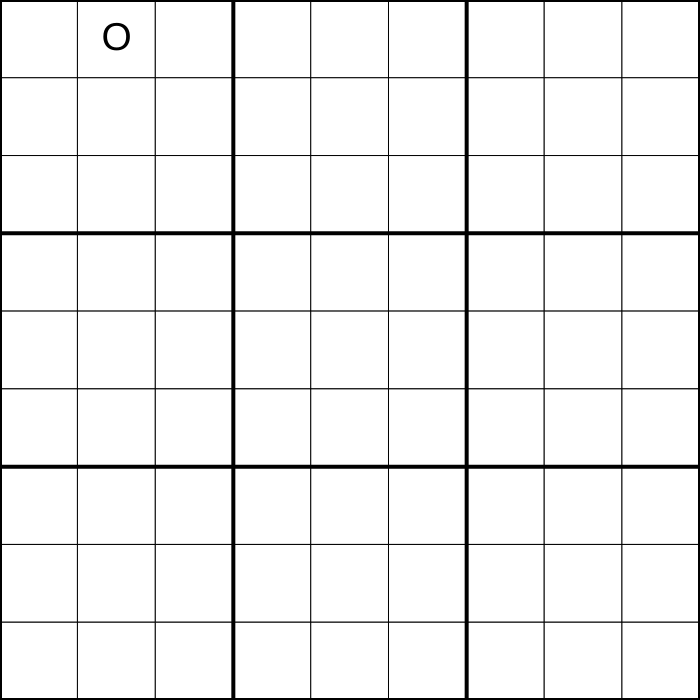
Frame 1 (no input)
Frame 60 (no input): identical to frame 1, image omitted
Frame 120 (the mouse pressed at the canvas centre since frame 60): identical to frame 1, image omitted

The p5.js sketch that drew this single still picture (run headless with seeded random() and noise() and a simulated clock; from frame 60 on, the mouse is pressed at the canvas centre):

// p5.js sketch
// ── sketch.js
// utimate tic tac toe
// Aiden Maddison
// 11/9/2021
 

let grid = [
  [0, 0, 0,  0, 0, 0,  0, 0, 0],// how the grid will show up on screen with the cage lines
  [2, 0, 0,  0, 0, 0,  0, 0, 0],
  [0, 0, 0,  0, 0, 0,  0, 0, 0],

  [0, 0, 0,  0, 0, 0,  0, 0, 0],
  [0, 0, 0,  0, 0, 0,  0, 0, 0],
  [0, 0, 0,  0, 0, 0,  0, 0, 0],

  [0, 0, 0,  0, 0, 0,  0, 0, 0],
  [0, 0, 0,  0, 0, 0,  0, 0, 0],
  [0, 0, 0,  0, 0, 0,  0, 0, 0],
];
// global varibles, how big the cells are, which players turn it is and the counter for spare tiles. 
let cellWidth, cellHeight;
let cellSize; 
let gridSize = 9;
let player1 = true;
let player2 = false;
let counter = 0;


//calculating the values for cell width, height and size
function setup() {
  createCanvas(700, 700);
  
  cellWidth = width/gridSize;
  cellHeight = height/gridSize;
  cellSize = width/gridSize;
}

function draw() {
  background(220);

  displayGrid();
  winCondition();
}

// when mouse pressed an x or a o appears where the mouse is clicked, and it also tells who's turn it is
function mousePressed(){
  if (player1){
    player1Turn(mouseX, mouseY);
  }

  else if(player2){
    player2Turn(mouseX, mouseY);
  }
}


//how the grid is displayed, 1 = x, 2 = o, and 0 means nothing is displayed
function displayGrid(){
  for (let i = 0; i<gridSize; i++){
    for(let b = 0; b<gridSize; b++){
      fill("white");
      strokeWeight(1);
      rect(i*cellWidth, b * cellHeight, cellWidth, cellHeight);


      if (grid[i][b] !== 0){
        fill("black");
        textSize(cellSize*0.5);
        textAlign(CENTER, CENTER);
        if( grid[i][b] === 1){
          text("X", i*cellSize + cellSize/2, b*cellSize + cellSize/2);
        }
        else if (grid[i][b] === 2){
          text("O", i*cellSize + cellSize/2, b*cellSize + cellSize/2);
        }
      }
    }
  }
  drawCageLines();
}


// players turn's where they click and x or an o is placed. 
function player1Turn(x, y){
  if (x >= 0 && x <= gridSize && y >= 0 && y <= gridSize){

    if (grid[x][y] === 0 && grid[x][y] !== 2 && counter !== 81){
      grid[x][y] = 1;
    }
    player2 = true;
    player1 = false;
     
    // counter is used for how many spaces left and when to score
    counter++;
  }
}

function player2Turn(x, y){
  if (x >= 0 && x <= gridSize && y >= 0 && y <= gridSize){

    if(grid[x][y] === 0 && grid[x][y] !== 1 && counter !== 81){
      grid[x][y] = 2;
    }
    player1 = true;
    player2 = false;

    counter++;
  }
}

// these show the cage lines around the grid 
function drawCageLines(){
  strokeWeight(4);

  for(let location = 0; location <= 9; location+= 3){
    line(0, cellSize*location, width, cellSize*location);
    line(cellSize*location, 0, cellSize*location, height);
  }
}

// how the score is counted
function winCondition(){
  if (counter === 81){
    for (let i = 0; i<gridSize; i++){
      for(let b = 0; b<gridSize; b++){

        if(grid[i][b] === 1 && grid[i][b]){

        }
     }
    }
  }
}
